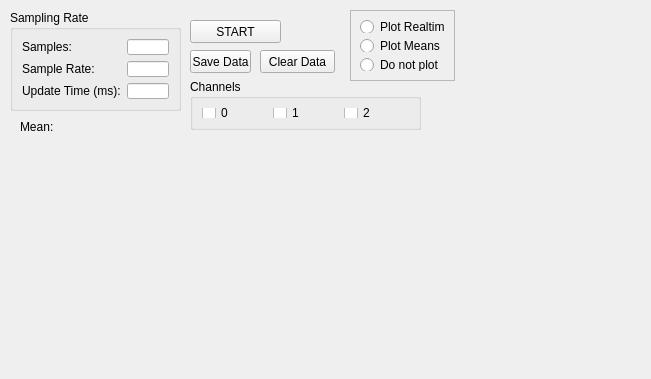
<?xml version="1.0" encoding="UTF-8"?>
<ui version="4.0">
 <class>Form</class>
 <widget class="QWidget" name="Form">
  <property name="geometry">
   <rect>
    <x>0</x>
    <y>0</y>
    <width>651</width>
    <height>379</height>
   </rect>
  </property>
  <property name="windowTitle">
   <string>Analog Input Monitor</string>
  </property>
  <widget class="QGroupBox" name="groupBox">
   <property name="geometry">
    <rect>
     <x>10</x>
     <y>10</y>
     <width>171</width>
     <height>101</height>
    </rect>
   </property>
   <property name="title">
    <string>Sampling Rate</string>
   </property>
   <layout class="QGridLayout" name="gridLayout">
    <item row="0" column="0">
     <widget class="QLabel" name="label">
      <property name="text">
       <string>Samples: </string>
      </property>
     </widget>
    </item>
    <item row="0" column="1">
     <widget class="QLineEdit" name="samples_lineEdit">
      <property name="maximumSize">
       <size>
        <width>60</width>
        <height>16777215</height>
       </size>
      </property>
     </widget>
    </item>
    <item row="1" column="1">
     <widget class="QLineEdit" name="sampleRate_lineEdit">
      <property name="maximumSize">
       <size>
        <width>60</width>
        <height>16777215</height>
       </size>
      </property>
     </widget>
    </item>
    <item row="1" column="0">
     <widget class="QLabel" name="label_2">
      <property name="text">
       <string>Sample Rate:</string>
      </property>
     </widget>
    </item>
    <item row="2" column="0">
     <widget class="QLabel" name="label_3">
      <property name="text">
       <string>Update Time (ms):</string>
      </property>
     </widget>
    </item>
    <item row="2" column="1">
     <widget class="QLineEdit" name="updaterTime_lineEdit">
      <property name="maximumSize">
       <size>
        <width>60</width>
        <height>16777215</height>
       </size>
      </property>
     </widget>
    </item>
   </layout>
  </widget>
  <widget class="QwtPlot" name="qwtPlot">
   <property name="geometry">
    <rect>
     <x>20</x>
     <y>140</y>
     <width>591</width>
     <height>200</height>
    </rect>
   </property>
  </widget>
  <widget class="QPushButton" name="start_pushButton">
   <property name="geometry">
    <rect>
     <x>190</x>
     <y>20</y>
     <width>91</width>
     <height>23</height>
    </rect>
   </property>
   <property name="text">
    <string>START</string>
   </property>
  </widget>
  <widget class="QPushButton" name="saveData_pushButton">
   <property name="geometry">
    <rect>
     <x>190</x>
     <y>50</y>
     <width>61</width>
     <height>23</height>
    </rect>
   </property>
   <property name="text">
    <string>Save Data</string>
   </property>
  </widget>
  <widget class="QFrame" name="frame">
   <property name="geometry">
    <rect>
     <x>350</x>
     <y>10</y>
     <width>105</width>
     <height>71</height>
    </rect>
   </property>
   <property name="frameShape">
    <enum>QFrame::StyledPanel</enum>
   </property>
   <property name="frameShadow">
    <enum>QFrame::Raised</enum>
   </property>
   <layout class="QVBoxLayout" name="verticalLayout">
    <item>
     <widget class="QRadioButton" name="radioButton_plotRealtime">
      <property name="font">
       <font>
        <kerning>true</kerning>
       </font>
      </property>
      <property name="layoutDirection">
       <enum>Qt::LeftToRight</enum>
      </property>
      <property name="autoFillBackground">
       <bool>false</bool>
      </property>
      <property name="text">
       <string>Plot Realtime</string>
      </property>
     </widget>
    </item>
    <item>
     <widget class="QRadioButton" name="radioButton_plotMeans">
      <property name="text">
       <string>Plot Means</string>
      </property>
     </widget>
    </item>
    <item>
     <widget class="QRadioButton" name="radioButton_noPlot">
      <property name="text">
       <string>Do not plot</string>
      </property>
     </widget>
    </item>
   </layout>
  </widget>
  <widget class="QPushButton" name="clearData_pushButton">
   <property name="geometry">
    <rect>
     <x>260</x>
     <y>50</y>
     <width>75</width>
     <height>23</height>
    </rect>
   </property>
   <property name="text">
    <string>Clear Data</string>
   </property>
  </widget>
  <widget class="QLabel" name="label_mean">
   <property name="geometry">
    <rect>
     <x>20</x>
     <y>120</y>
     <width>46</width>
     <height>13</height>
    </rect>
   </property>
   <property name="text">
    <string>Mean: </string>
   </property>
  </widget>
  <widget class="QGroupBox" name="groupBox_2">
   <property name="geometry">
    <rect>
     <x>190</x>
     <y>79</y>
     <width>231</width>
     <height>51</height>
    </rect>
   </property>
   <property name="title">
    <string>Channels</string>
   </property>
   <layout class="QHBoxLayout" name="horizontalLayout">
    <item>
     <widget class="QCheckBox" name="checkBox_ch0">
      <property name="text">
       <string>0</string>
      </property>
     </widget>
    </item>
    <item>
     <widget class="QCheckBox" name="checkBox_ch1">
      <property name="text">
       <string>1</string>
      </property>
     </widget>
    </item>
    <item>
     <widget class="QCheckBox" name="checkBox_ch2">
      <property name="text">
       <string>2</string>
      </property>
     </widget>
    </item>
   </layout>
  </widget>
 </widget>
 <customwidgets>
  <customwidget>
   <class>QwtPlot</class>
   <extends>QFrame</extends>
   <header>qwt_plot.h</header>
  </customwidget>
 </customwidgets>
 <resources/>
 <connections/>
</ui>
